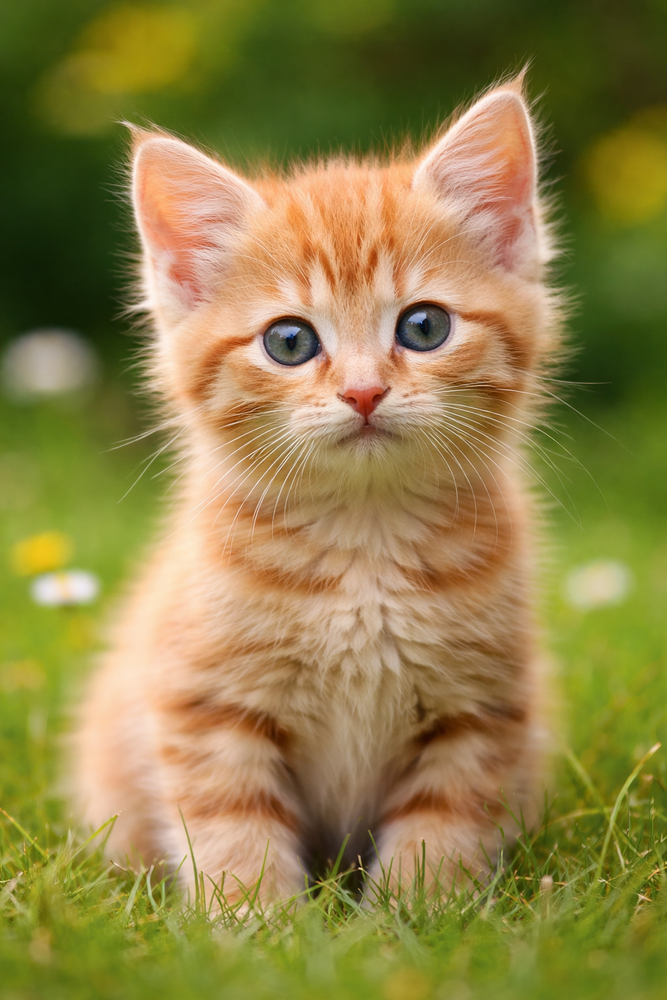
#> input picture Learning/Deep_Learning/sample.png, 667 x 1000 px, shrunk from 1024 x 1536 before the run
$ python CNN_OpenCVPixel.py
#> lines starting #> are read from the running program, lines starting #| are printed output that depends on the picture
# Show the image pixel values

import cv2
import matplotlib.pyplot as plt

# 1.Read the image
img = cv2.imread("sample.png")
#> img is the input picture: shape (1000, 667, 3); mean B, G, R 71.1, 129.7, 143.3
# OpenCV reads the image and stores it as a NumPy array
# print(img)s

print("Shape of image (RGB):",img.shape)
#| Shape of image (RGB): (1000, 667, 3)

# 2. Convert to GrayScale
gray = cv2.cvtColor(img,cv2.COLOR_BGR2GRAY)
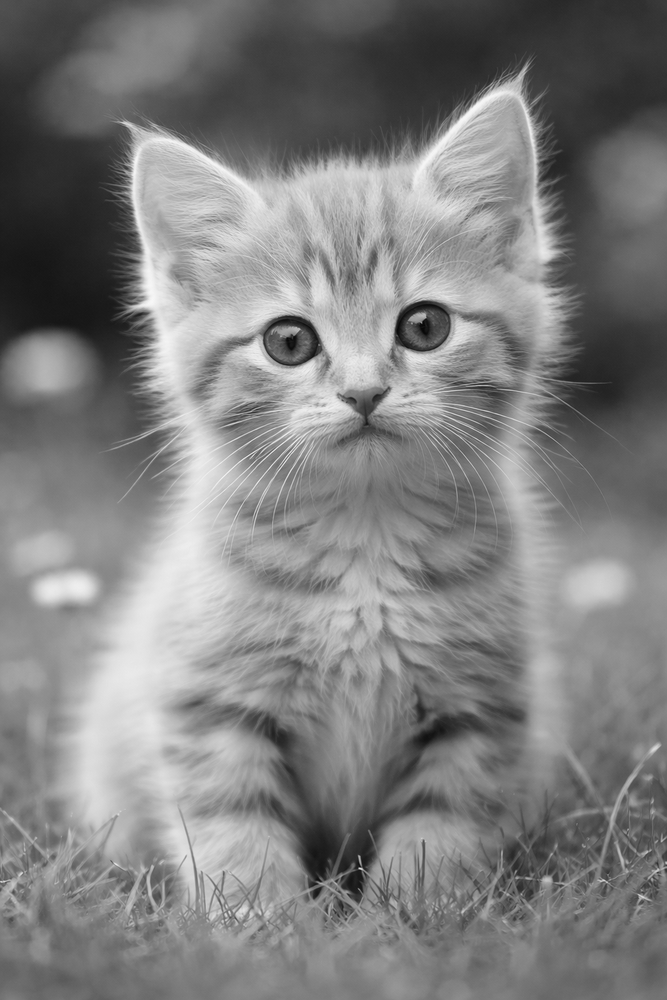
#> gray: shape (1000, 667); min 6, max 247, mean 127.1
# This converts the 3-channel BGR image into a single-channel grayscale image.
print(gray)    #print pixel values
#> (printed output is left out)
print("Shape of image After Converting to GrayScale :",gray.shape)
#| Shape of image After Converting to GrayScale : (1000, 667)


# 3. Display image + pixel grid
plt.figure(figsize=(10,5))

plt.subplot(1,2,1)
plt.imshow(gray,cmap="gray") #displays the grayscale matrix as an image.


plt.title("Grayscale Image :")
plt.axis("off")

plt.subplot(1,2,2)
plt.imshow(gray,cmap="gray") #cmap="gray" tells Matplotlib: small value → dark,large value → light

plt.colorbar(label="pixel value")
plt.title("Pixel Values")

plt.show()
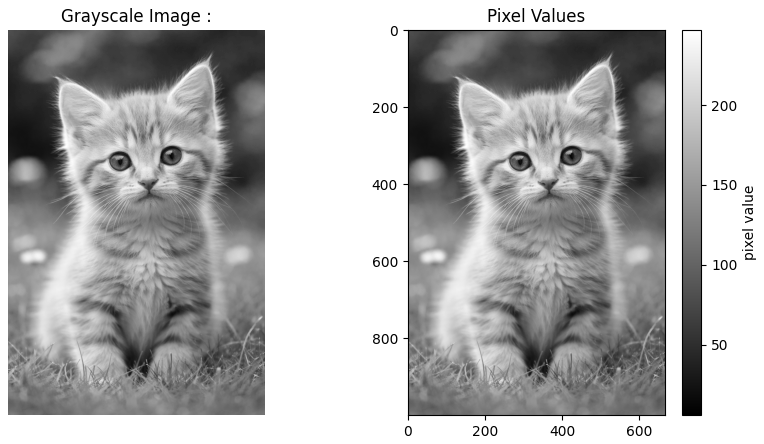
#> figure drawn by matplotlib, 3 panels
